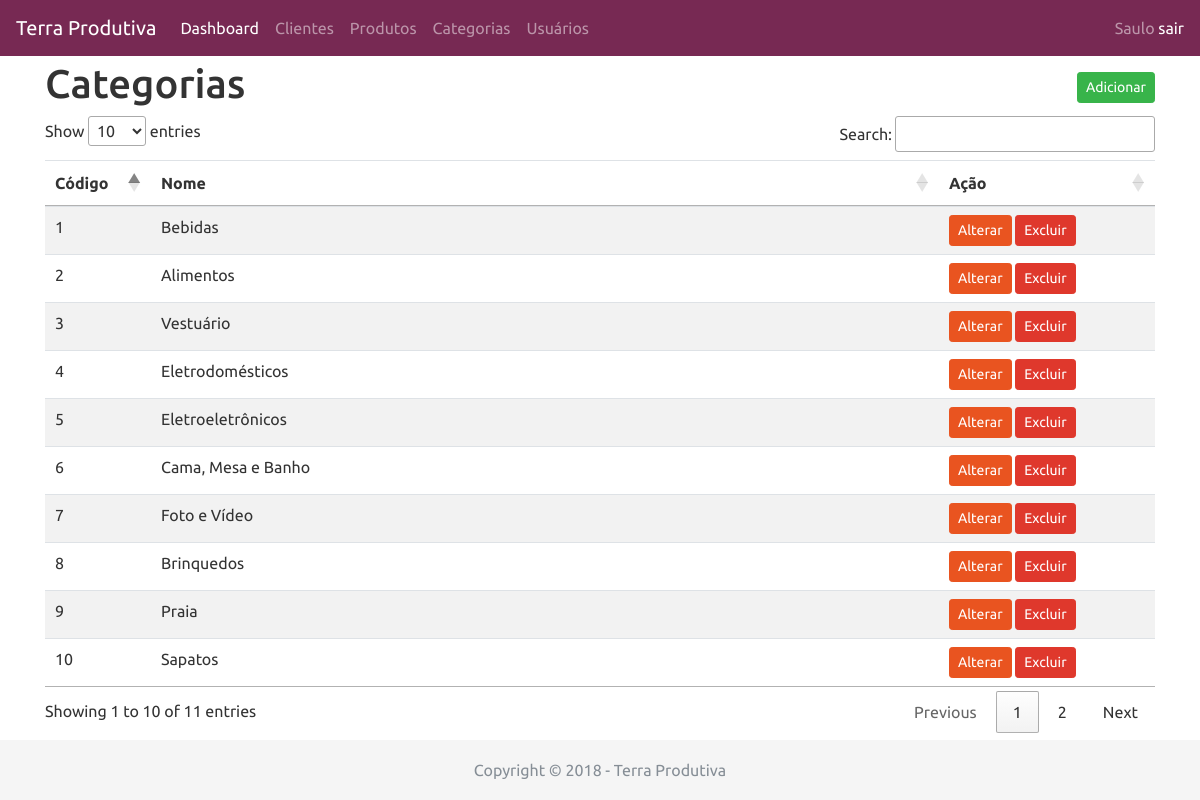
Screenshot of /catalogo/admin/categorias.php (signed in) with the database file from the repository.
### tables this page shows
CREATE TABLE IF NOT EXISTS `categoria` (
  `codigo` int(11) NOT NULL AUTO_INCREMENT,
  `nome` varchar(50) NOT NULL,
  PRIMARY KEY (`codigo`)
);

### catalogo/admin/dao/categoria.dao.php (called while the page is built, shortened)
<?php
require_once(__DIR__ . "/generic.dao.php");
class CategoriaDAO extends GenericDAO {
    function __construct(){
        $this->sqlSelectAll = "SELECT * FROM categoria ORDER BY nome";
    }
}
?>

### catalogo/admin/dao/generic.dao.php (called while the page is built, shortened)
<?php
class GenericDAO extends Conexao {
    protected $sqlSelectAll = "";
    public function ListarTudo() {
        $resultado = $this->query($this->sqlSelectAll);
        $resultado->setFetchMode(PDO::FETCH_ASSOC);
        $lista = $resultado->fetchAll();
        return $lista;
    }
}
?>

### catalogo/admin/categorias.php (the view, shortened to what this page needs)
<?php include("inc/topo.php");?>
<h1>Categorias <span class="float-right"><a class="btn btn-sm btn-success" href="categorias_form.php">Adicionar</a></span></h1>
<?php
    require_once("dao/categoria.dao.php");
    $categoriaDAO = new CategoriaDAO();
    $categoriasList = $categoriaDAO->ListarTudo();
?>
<table  id="gridPesquisa" class="table table-striped table-sm">
    <thead>
        <tr>
            <th style="width: 70px">Código</th>
            <th>Nome</th>
            <th style="width: 180px; max-width: 180px;">Ação</th>
        </tr>
    </thead>
    <tbody>
<?php
    foreach($categoriasList as &$categoria){
        echo "<tr>";
        echo " <td>" . $categoria["codigo"] . "</td>";
        echo " <td>" . $categoria["nome"] . "</td>";
        echo " <td> <a class=\"btn btn-sm btn-primary\" href=\"categorias_form.php?codigo=".$categoria["codigo"].
            "\">Alterar</a> <a class=\"btn btn-sm btn-danger\" href=\"categorias_grava.php?excluir=".$categoria["codigo"]."\">Excluir</a> </td>";
        echo "</tr>";
    }
?>
    </tbody>
</table>
<?php include("inc/rodape.php");?>

### catalogo/admin/inc/topo.php (shortened to what this page needs)
<!doctype html>
<html>
    <head>
    <link href="css/bootstrap.min.css" rel="stylesheet">
<link rel="stylesheet" type="text/css" href="//cdn.datatables.net/1.10.16/css/jquery.dataTables.min.css" />
    <link href="css/sticky-footer-navbar.css" rel="stylesheet">
    </head>
    <body>
        <nav class="navbar navbar-expand-md navbar-dark fixed-top bg-dark">
      <a class="navbar-brand" href="#">Terra Produtiva</a>
      <div class="collapse navbar-collapse" id="navbarCollapse">
        <ul class="navbar-nav mr-auto">
          <li class="nav-item active">
            <a class="nav-link" href="dashboard.php">Dashboard <span class="sr-only">(current)</span></a>
          </li>
          <li class="nav-item">
            <a class="nav-link" href="clientes.php">Clientes</a>
          </li>
          <li class="nav-item">
            <a class="nav-link" href="produtos.php">Produtos</a>
          </li>
          <li class="nav-item">
            <a class="nav-link" href="categorias.php">Categorias</a>
          </li>
          <li class="nav-item">
            <a class="nav-link" href="usuarios.php">Usuários</a>
          </li>
        </ul>
        <div class="navbar-text">
            <?=$_SESSION["usuario.nome"]?> <a href="logout.php">sair</a>
        </div>
      </div>
    </nav>
    <main role="main" class="container">

### catalogo/admin/inc/rodape.php (shortened to what this page needs)
</main>
<footer class="footer">
    <div class="container text-center">
        <span class="text-muted">
    Copyright &copy; 2018 - Terra Produtiva
        </span></div>
</footer>
</body>
</html>

### catalogo/admin/css/sticky-footer-navbar.css (style rules this page uses)
html { position: relative; min-height: 100%; }
body { margin-bottom: 60px; }
.footer { position: absolute; bottom: 0; width: 100%; height: 60px; line-height: 60px; background-color: #f5f5f5; }
body > .container { padding: 60px 15px 0; }
.footer > .container { padding-right: 15px; padding-left: 15px; }

### rows the page displays
categoria: codigo "2", nome "Alimentos"
categoria: codigo "1", nome "Bebidas"
categoria: codigo "8", nome "Brinquedos"
categoria: codigo "6", nome "Cama, Mesa e Banho"
categoria: codigo "4", nome "Eletrodomésticos"
categoria: codigo "5", nome "Eletroeletrônicos"
categoria: codigo "7", nome "Foto e Vídeo"
categoria: codigo "9", nome "Praia"
categoria: codigo "10", nome "Sapatos"
categoria: codigo "3", nome "Vestuário"

### other values shown
$_SESSION["usuario.nome"] "Saulo"
